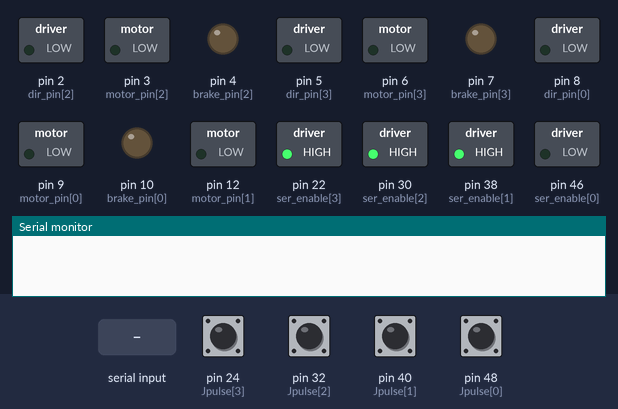
Bench run of a sketch on a simulated Arduino Mega 2560, built with avr-gcc and run on an emulated ATmega2560. Shown: switched loads named in the sketch (green lamp = pin HIGH), output pins drawn as LEDs (lit = HIGH), the last lines printed to the serial monitor. Inputs (shaded band) come from the test bench; at power-on: pin 24 (Jpulse[3]), pin 32 (Jpulse[2]), pin 40 (Jpulse[1]), pin 48 (Jpulse[0]) LOW.

Above: at 2.6 s.
2.7 s: "1" received over the second serial link
At 3.4 s:
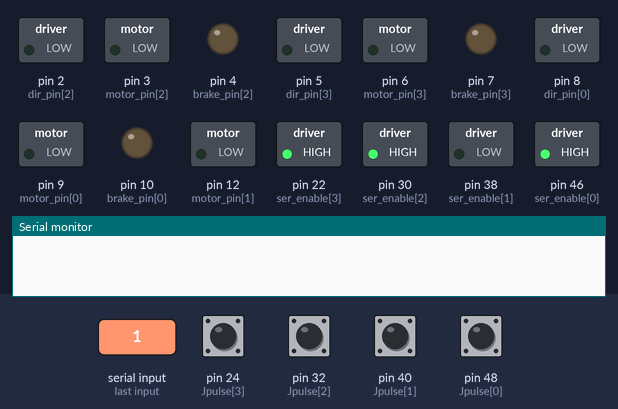
4.2 s: "0" received over the second serial link
At 4.5 s:
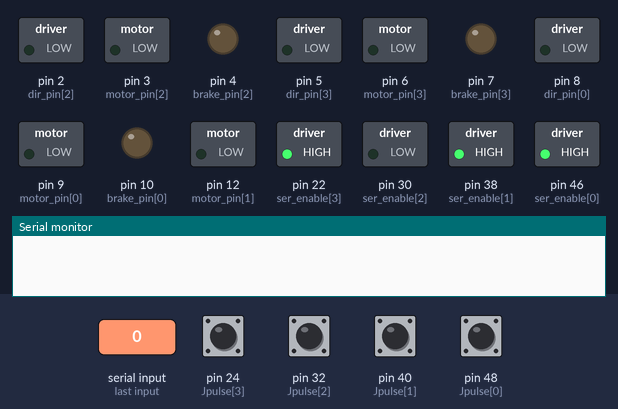
5.7 s: "2" received over the second serial link
At 6.9 s:
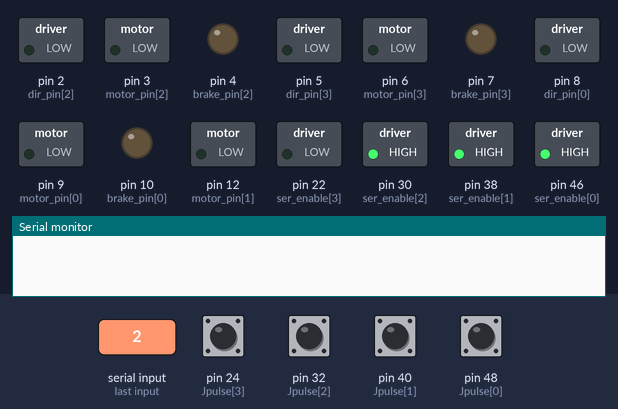
7.2 s: "1" received over the second serial link
At 8.1 s:
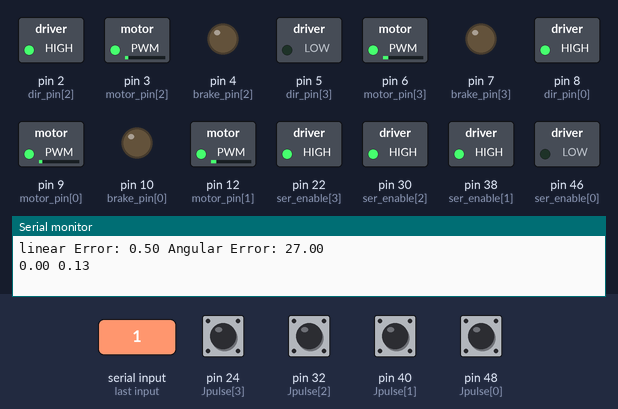
8.7 s: "0" received over the second serial link
At 9.1 s:
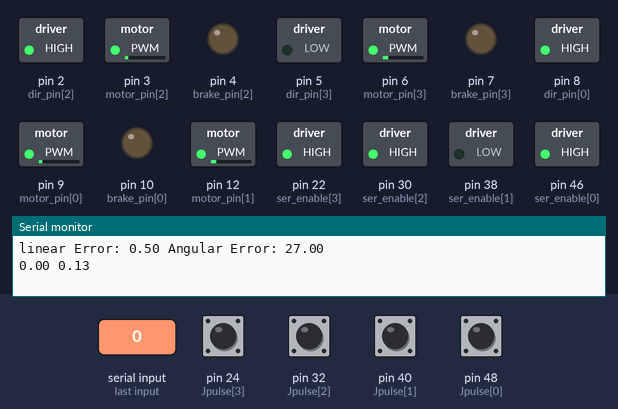
10.2 s: "2" received over the second serial link
At 11.5 s:
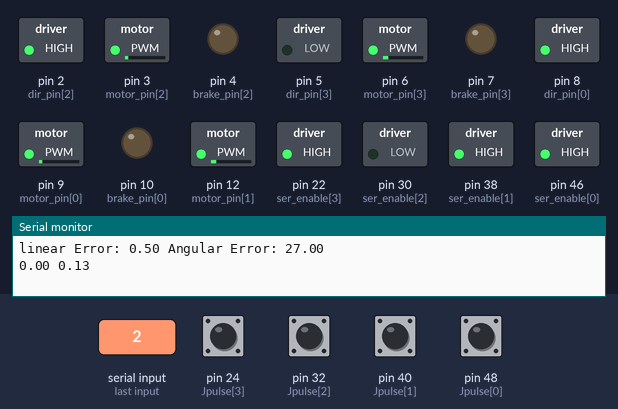
Timing chart, 0 to 12.7 s (numbered marks = the images above; inputs shaded):
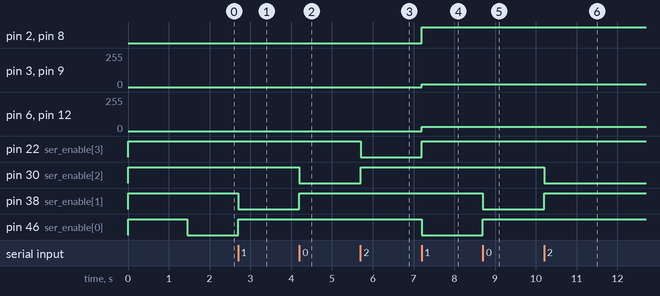

The sketch:

PID.ino
```cpp
#define max_speed 0.5
#define DELAY 50

float J[4][3] = {{13.1579, -13.1579, -8.4211}, {13.1579, 13.1579, 8.4211}, {13.1579, 13.1579, -8.4211}, {13.1579, -13.1579, 8.4211}};
/*
  Conversion Matrix
  13.1579 -13.1579 -8.4211
  13.1579  13.1579  8.4211
  13.1579  13.1579 -8.4211
  13.1579 -13.1579  8.4211
*/
float Vsp[3] = {0.5, 0, 0};
float base_speed = 0.4; //in m/s
//Vmax = 3.725
//Vx,Vy,W
float max_div = 255.0, max_rpm = 468.0;
float conv_factor = max_div / max_rpm;
float pi = 3.1416;
float w[4] = {0, 0, 0, 0};
/*
  0 - FL
  1 - FR
  2 - BL
  3 - BR
*/

//Sensor Pins
uint8_t ser_enable[4] = {46, 38, 30, 22};   //F B L R
uint8_t Jpulse[4] = {48, 40, 32, 24};       //F B L R

//Motor Pins
uint8_t motor_pin[4] = {9, 12, 3, 6};
uint8_t dir_pin[4] = {8, 11, 2, 5};
uint8_t brake_pin[4] = {10, 13, 4, 7};
/*
  Pin mappings to motors
  0 - front left motor
  1 - front right motor
  2 - rear left motor
  3 - rear right motor
*/
//Sensor Data
char address = 0x00;
char sensor_addr[4] = {0x01, 0x02, 0x03, 0x04};
int sensor_data[4] = {0, 0, 0, 0};
boolean jun_data[4] = {0, 0, 0, 0};

//Sensor Settings
char contrast = 100; //0 - 255
char brightness = 0x04; //0 to 10
char junction_width = 0x08; //0x02 to 0x08
char threshold = 0x04; //0 to 7
char line_mode = 0x00; //Light on Dark Background
char UART_Mode = 0x02; //byte of analog Value

//PID Variables
float Kp[2] = {0.005, 0.005}, Kd[2] = {0, 0}, Ki[2] = {0, 0};
float P[2] = {0, 0}, I[2] = {0, 0}, D[2] = {0, 0};
float PID[2] = {0, 0};
float error[2] = {0, 0};
float last_error[2] = {0, 0};
float set_position = 35;

/*
  Index
  0     -     Linear Velocity PID
  1     -     Angular Velocity PID
*/

void setup()
{
  // put your setup code here, to run once:
  Serial.begin(115200); //For debugging on Serial Monitor
  Serial.flush();
  init_motors();
  init_sensors();
  calibrate();
}

void loop() {
  read_sensors();
  cal_error();
  cal_PID();
  set_Vsp();
  matrix_mult();
  motors(w);
}

void set_Vsp()
{
  Vsp[0] = base_speed;
  Vsp[1] = PID[0];
  Vsp[2] = PID[1];
}
void cal_error()
{
  float temp = 0;
  temp = (sensor_data[0] - set_position) - (sensor_data[1] - set_position);
  error[0] = temp / 2;
  temp = (sensor_data[0] - set_position) + (sensor_data[1] - set_position);
  error[1] = temp;
  Serial.print("linear Error: " + String(error[0]) + " ");
  Serial.println("Angular Error: " + String(error[1]));
}

void cal_PID()
{
  for (int i = 0; i < 2; i++)
  {
    P[i] = error[i];
    I[i] = I[i] + error[i];
    D[i] = error[i] - last_error[i];

    PID[i] = (Kp[i] * P[i]) + (Kd[i] * D[i]) + (Ki[i] * I[i]);
    last_error[i] = error[i];
    if(PID[i] > max_speed)
      PID[i] = max_speed;
    Serial.print(String(PID[i]) + " ");
  }
  Serial.println("");

}
void motors(float motor_speed[4])
{
  for (int i = 0; i < 4; i++)
  {
    set_motor(i, motor_speed[i]);
  }
}
void matrix_mult()
{
  float sum = 0;
  for (int i = 0; i < 4; i++)
  {
    sum  = 0;
    for (int j = 0; j < 3; j++)
    {
      sum += (J[i][j] * Vsp[j]);
    }
    w[i] = sum;
    w[i] = w[i] * 60 / (2 * pi); //rps to RpM
    w[i] = w[i] * conv_factor; //RpM to Arduino PWM value*/
    if (abs(w[i]) > 255)
    {
      if (w[i] > 0)
      {
        w[i] = 255;
      }
      else
      {
        w[i] = -255;
      }
    }
    //Serial.print(String(w[i]) + " ");
  }
  // Serial.println("");
}


void read_sensors()
{
  for (int i = 0; i < 4; i++)
  {
    digitalWrite(ser_enable[i], LOW);  // Set Serial3EN to LOW to request UART data
    while (Serial3.available() <= 0);  // Wait for data to be available
    sensor_data[i] = Serial3.read();    // Read incoming data and store in variable positionVal
    digitalWrite(ser_enable[i], HIGH);   // Stop requesting for UART data
  }

  for (int i = 0; i < 4; i++)
  {
    jun_data[i] = digitalRead(Jpulse[i]);
  }
  // Serial.print("Sensor Data : ");
  for (int i = 0; i < 4; i++)
  {
    //  Serial.print(String(sensor_data[i]) + " ");
  }
  //Serial.print("Junction Data : ");
  for (int i = 0; i < 4; i++)
  {
    //  Serial.print(String(jun_data[i]) + " ");
  }
  //Serial.println("");
}

void calibrate()
{
  for (int i = 0; i < 4; i++)
  {
    address = sensor_addr[i];
    send_command('C', 0x00);
    delay(DELAY);
  }
}
void set_sensor_settings()
{
  // Clear internal junction count of LSA08
  send_command('X', 0x00);
  delay(DELAY);
  // Setting LCD contrast
  send_command('S', contrast);
  delay(DELAY);
  // Setting LCD backlight
  send_command('B', brightness);
  delay(DELAY);
  // Setting junction width
  send_command('J', junction_width);
  delay(DELAY);
  //send_command('T', threshold);
  //delay(DELAY);
  // Setting line mode
  send_command('L', line_mode);
  delay(DELAY);
  // Setting UART ouput Mode
  send_command('D', UART_Mode);
  delay(DELAY);
}

void init_sensors()
{
  Serial3.begin(9600); // Start Serial3 communication
  Serial3.flush();   // Clear Serial3 buffer
  for (int i = 0; i < 4; i++)
  {
    // pinMode(Jpulse[i], INPUT);
    pinMode(ser_enable[i], OUTPUT);
    digitalWrite(ser_enable[i], HIGH);
  }
  delay(DELAY);
  for (int i = 0; i < 4; i++)
  {
    address = sensor_addr[i];
    set_sensor_settings();
  }
}

void send_command(char command, char data) {

  char checksum = address + command + data;

  Serial3.write(address);
  Serial3.write(command);
  Serial3.write(data);
  Serial3.write(checksum);

}
void set_motor(uint8_t index, int motor_speed)
{
  if (index % 2 == 0)
    motor_speed = -1 * motor_speed;
  if (motor_speed > 0)
  {
    //clock wise direction
    digitalWrite(brake_pin[index], LOW);
    digitalWrite(dir_pin[index], LOW);
    analogWrite(motor_pin[index], motor_speed);
  }
  else if (motor_speed < 0)
  {
    //anti clock wise direction
    digitalWrite(brake_pin[index], LOW);
    digitalWrite(dir_pin[index], HIGH);
    analogWrite(motor_pin[index], -1 * motor_speed);
  }
  else
  {
    //brake condition
    digitalWrite(brake_pin[index], HIGH);
  }
}

void init_motors()
{
  for (int i = 0; i < 4; i++)
  {
    pinMode(motor_pin[i], OUTPUT);
    pinMode(dir_pin[i], OUTPUT);
    pinMode(brake_pin[i], OUTPUT);
    digitalWrite(brake_pin[i], LOW);
  }
}
```

Measured:
- after the input at 2.7 s, pin 38 (ser_enable[1]): HIGH → LOW at once; pin 46 (ser_enable[0]): LOW → HIGH at once
- after the input at 4.2 s, pin 30 (ser_enable[2]): HIGH → LOW at once; pin 38 (ser_enable[1]): LOW → HIGH at once
- after the input at 5.7 s, pin 22 (ser_enable[3]): HIGH → LOW at once; pin 30 (ser_enable[2]): LOW → HIGH at once
- after the input at 7.2 s, pin 2 (dir_pin[2]), pin 8 (dir_pin[0]), pin 22 (ser_enable[3]): LOW → HIGH at once; pin 3 (motor_pin[2]), pin 9 (motor_pin[0]): 0/255 → 21/255 at once; pin 6 (motor_pin[3]), pin 12 (motor_pin[1]): 0/255 → 33/255 at once; pin 46 (ser_enable[0]): HIGH → LOW at once
- after the input at 8.7 s, pin 38 (ser_enable[1]): HIGH → LOW at once; pin 46 (ser_enable[0]): LOW → HIGH at once
- after the input at 10.2 s, pin 30 (ser_enable[2]): HIGH → LOW at once; pin 38 (ser_enable[1]): LOW → HIGH at once
